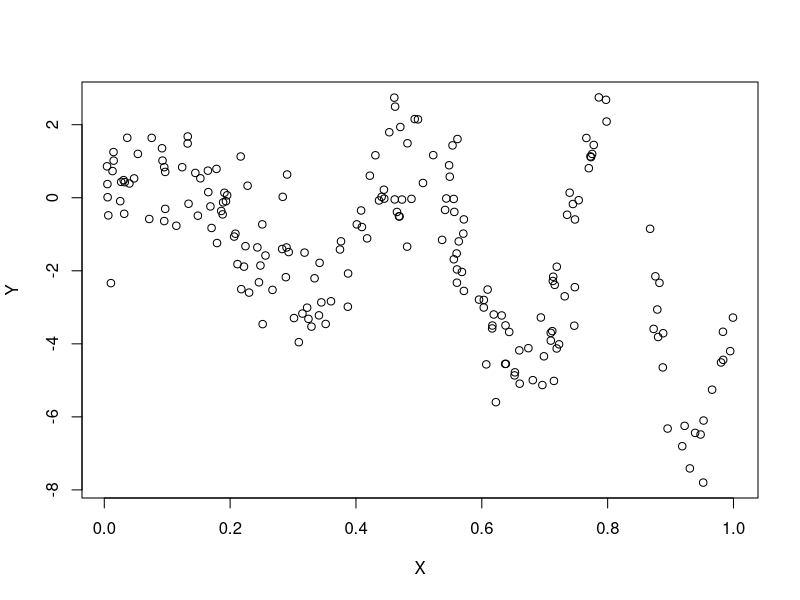
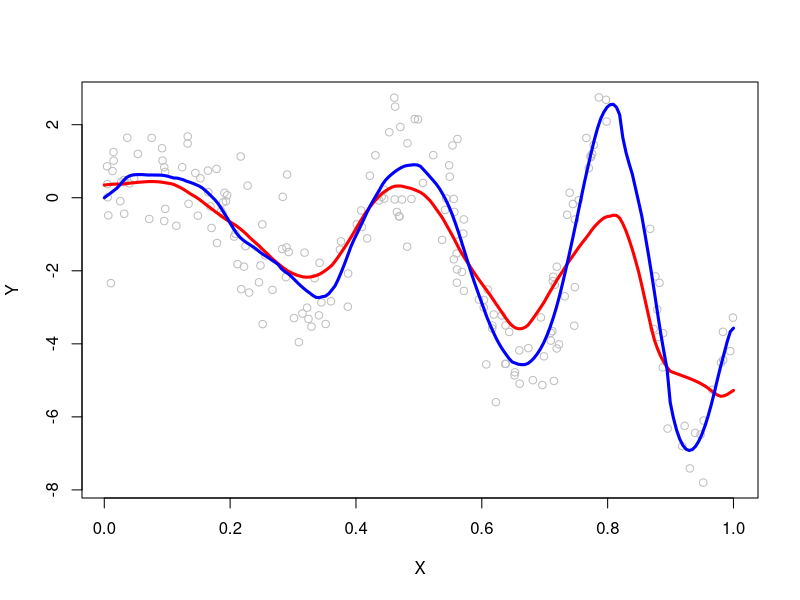

The R script that drew these images, in order:
# STAT_824_Lec_04_inclass.R

n <- 200
X <- runif(n)
Y <- 5*X *sin(2*pi* (1 + X)^2) - 2.5*X + rnorm(n)

data <- list(X = X,
             Y = Y)
plot(Y~X, data = data)


# Make a NW estimator

ker <- function(x){3/4*(1 - x^2) *((x < 1) & (x > - 1)) }

NW <- function(x,data,ker,h){
  
  X <- data$X
  Y <- data$Y
  Wx <- ker((X - x)/h) / sum(ker((X - x)/h))
  mx <- sum(Wx*Y)
  return(mx)

}

h <- .1
x <- seq(0,1,length=200)
mx <- sapply(X = x,FUN = NW,data = data, ker = ker, h = h)

plot(Y~X, data = data, col ="gray")
lines(mx~x,col="red",lwd = 3)

# LP 

LP <- function(x,data,h,l,ker){
    
  Ux <- matrix(0,n,l+1)
  Ux[,1] <- 1
  
  if( l > 0){
    
    for(k in 1:l){
      
      Ux[,1 + k] <- (X - x)^k/factorial(k)
      
    }
    
  }
  
  Kx <- diag(ker((X - x)/h))
  Lx <- Kx %*% Ux %*% solve( t(Ux) %*% Kx %*% Ux)
  Wx <- Lx[,1]
  mx <- sum(Wx*Y)
 
  return(mx) 
}

l <- 3

mx <- sapply(X = x,FUN = LP,data = data, h = h , l = l, ker = ker)
lines(mx~x,col="blue",lwd = 3)
